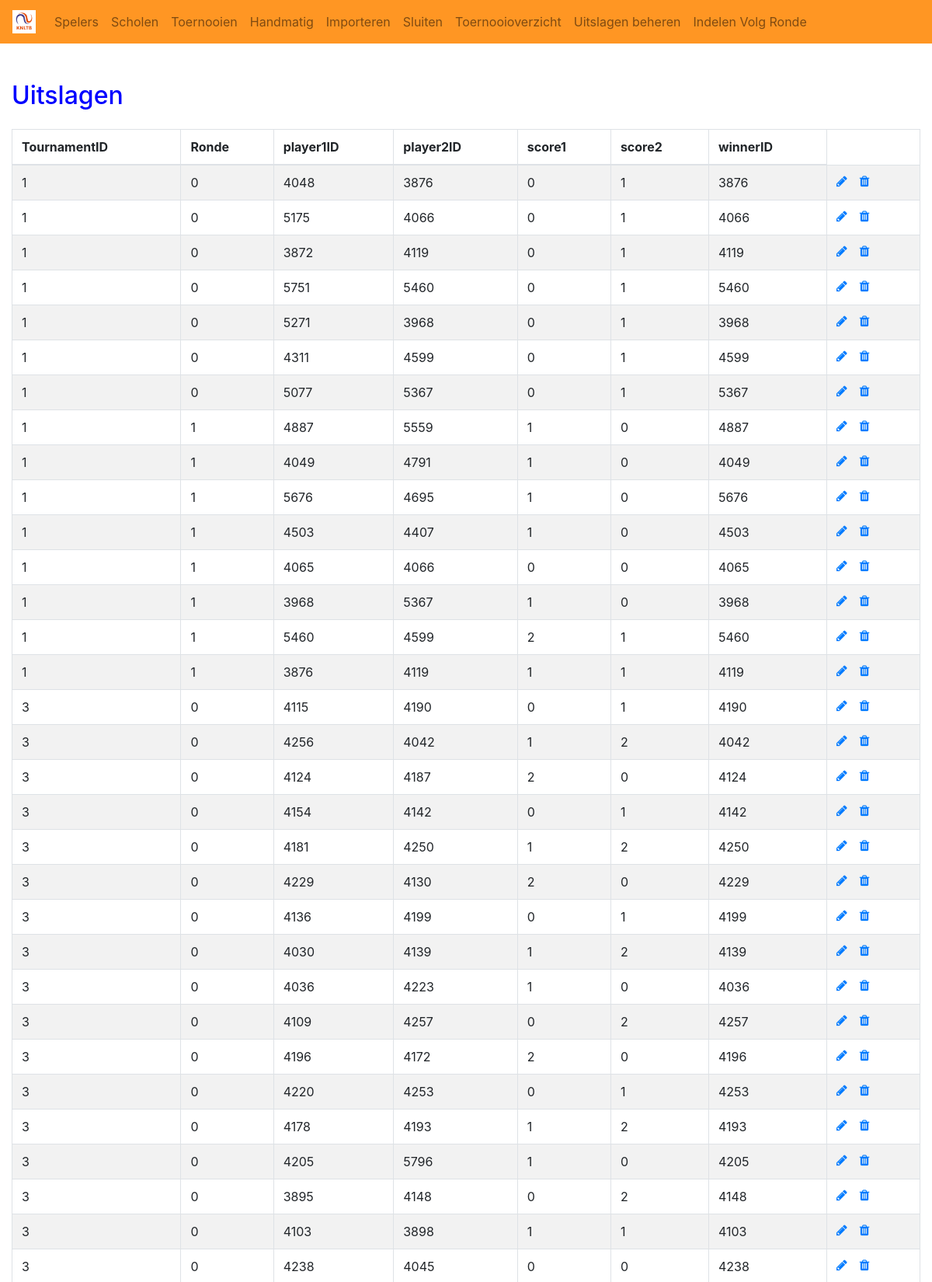
Page /?page=uitslagenbeheren (upper part) on the committed database.
### tables this page shows
CREATE TABLE `wedstrijd` (
  `ID` int(11) NOT NULL,
  `tournamentID` int(11) NOT NULL,
  `round` int(11) NOT NULL,
  `player1ID` int(11) NOT NULL,
  `player2ID` int(11) NOT NULL,
  `score1` int(11) NOT NULL,
  `score2` int(11) NOT NULL,
  `winnerID` int(11) NOT NULL
);

### pages/uitslagenbeheren.php (the view, shortened to what this page needs)
<!DOCTYPE html>
<html lang="en">
<head>
 <?php include_once "includes/head.php"; ?>
</head>
<body>
    <div class="wrapper">
        <div class="container-fluid">
            <div class="row">
                <div class="col-md-12">
                    <div class="mt-5 mb-3 clearfix">
                        <h2 class="pull-left" style="color:blue">Uitslagen</h2>
                    </div>
                    <?php
                    require_once "config/crud.php";
                    $sql = "SELECT * FROM wedstrijd";
                    if($result = mysqli_query($link, $sql)){
                        if(mysqli_num_rows($result) > 0){
                            echo '<table class="table table-bordered table-striped">';
                                echo "<thead>";
                                    echo "<tr>";
                                        echo "<th>TournamentID</th>";
                                        echo "<th>Ronde</th>";
                                        echo "<th>player1ID</th>";
                                        echo "<th>player2ID</th>";
                                        echo "<th>score1</th>";
                                        echo "<th>score2</th>";
                                        echo "<th>winnerID</th>";
                                    echo "</tr>";
                                echo "</thead>";
                                echo "<tbody>";
                                while($row = mysqli_fetch_array($result)){
                                    echo "<tr>";
                                        echo "<td>" . $row['tournamentID'] . "</td>";
                                        echo "<td>" . $row['round'] . "</td>";
                                        echo "<td>" . $row['player1ID'] . "</td>";
                                        echo "<td>" . $row['player2ID'] . "</td>";
                                        echo "<td>" . $row['score1'] . "</td>";
                                        echo "<td>" . $row['score2'] . "</td>";
                                        echo "<td>" . $row['winnerID'] . "</td>";
                                        echo "<td>";
                                        echo '<a href="crud/editgame.php?id='. $row['ID'] .'" class="mr-3" title="Uitslag Bewerken" data-toggle="tooltip"><span class="fa fa-pencil"></span></a>';
                                        echo '<a href="crud/deletegame.php?id='. $row['ID'] .'" title="Uitslag Verwijderen" data-toggle="tooltip"><span class="fa fa-trash"></span></a>';
                                        echo "</td>";
                                    echo "</tr>";
                                }
                                echo "</tbody>";
                            echo "</table>";
                        } else{
                            echo '<div class="alert alert-danger"><em>No records were found.</em></div>';
                        }
                    } else{
                        echo "Error. Probeer opnieuw";
                    }
                    ?>
                </div>
            </div>
        </div>
    </div>
</body>
</html>

### pages/uitslagenbeheren.php (style rules this page uses)
.wrapper { width: 100%; margin: 0 auto; }
table tr td:last-child { width: 120px; }

### rows in the picture
wedstrijd: tournamentID "1", round "0", player1ID "4048", player2ID "3876", score1 "0", score2 "1", winnerID "3876"
wedstrijd: tournamentID "1", round "0", player1ID "5175", player2ID "4066", score1 "0", score2 "1", winnerID "4066"
wedstrijd: tournamentID "1", round "0", player1ID "3872", player2ID "4119", score1 "0", score2 "1", winnerID "4119"
wedstrijd: tournamentID "1", round "0", player1ID "5751", player2ID "5460", score1 "0", score2 "1", winnerID "5460"
wedstrijd: tournamentID "1", round "0", player1ID "5271", player2ID "3968", score1 "0", score2 "1", winnerID "3968"
wedstrijd: tournamentID "1", round "0", player1ID "4311", player2ID "4599", score1 "0", score2 "1", winnerID "4599"
wedstrijd: tournamentID "1", round "0", player1ID "5077", player2ID "5367", score1 "0", score2 "1", winnerID "5367"
wedstrijd: tournamentID "1", round "1", player1ID "4887", player2ID "5559", score1 "1", score2 "0", winnerID "4887"
wedstrijd: tournamentID "1", round "1", player1ID "4049", player2ID "4791", score1 "1", score2 "0", winnerID "4049"
wedstrijd: tournamentID "1", round "1", player1ID "5676", player2ID "4695", score1 "1", score2 "0", winnerID "5676"
wedstrijd: tournamentID "1", round "1", player1ID "4503", player2ID "4407", score1 "1", score2 "0", winnerID "4503"
wedstrijd: tournamentID "1", round "1", player1ID "4065", player2ID "4066", score1 "0", score2 "0", winnerID "4065"
wedstrijd: tournamentID "1", round "1", player1ID "3968", player2ID "5367", score1 "1", score2 "0", winnerID "3968"
wedstrijd: tournamentID "1", round "1", player1ID "5460", player2ID "4599", score1 "2", score2 "1", winnerID "5460"
wedstrijd: tournamentID "1", round "1", player1ID "3876", player2ID "4119", score1 "1", score2 "1", winnerID "4119"
wedstrijd: tournamentID "3", round "0", player1ID "4115", player2ID "4190", score1 "0", score2 "1", winnerID "4190"
wedstrijd: tournamentID "3", round "0", player1ID "4256", player2ID "4042", score1 "1", score2 "2", winnerID "4042"
wedstrijd: tournamentID "3", round "0", player1ID "4124", player2ID "4187", score1 "2", score2 "0", winnerID "4124"
wedstrijd: tournamentID "3", round "0", player1ID "4154", player2ID "4142", score1 "0", score2 "1", winnerID "4142"
wedstrijd: tournamentID "3", round "0", player1ID "4181", player2ID "4250", score1 "1", score2 "2", winnerID "4250"
wedstrijd: tournamentID "3", round "0", player1ID "4229", player2ID "4130", score1 "2", score2 "0", winnerID "4229"
wedstrijd: tournamentID "3", round "0", player1ID "4136", player2ID "4199", score1 "0", score2 "1", winnerID "4199"
wedstrijd: tournamentID "3", round "0", player1ID "4030", player2ID "4139", score1 "1", score2 "2", winnerID "4139"
wedstrijd: tournamentID "3", round "0", player1ID "4036", player2ID "4223", score1 "1", score2 "0", winnerID "4036"
wedstrijd: tournamentID "3", round "0", player1ID "4109", player2ID "4257", score1 "0", score2 "2", winnerID "4257"
wedstrijd: tournamentID "3", round "0", player1ID "4196", player2ID "4172", score1 "2", score2 "0", winnerID "4196"
wedstrijd: tournamentID "3", round "0", player1ID "4220", player2ID "4253", score1 "0", score2 "1", winnerID "4253"
wedstrijd: tournamentID "3", round "0", player1ID "4178", player2ID "4193", score1 "1", score2 "2", winnerID "4193"
wedstrijd: tournamentID "3", round "0", player1ID "4205", player2ID "5796", score1 "1", score2 "0", winnerID "4205"
wedstrijd: tournamentID "3", round "0", player1ID "3895", player2ID "4148", score1 "0", score2 "2", winnerID "4148"
wedstrijd: tournamentID "3", round "0", player1ID "4103", player2ID "3898", score1 "1", score2 "1", winnerID "4103"
wedstrijd: tournamentID "3", round "0", player1ID "4238", player2ID "4045", score1 "0", score2 "0", winnerID "4238"
